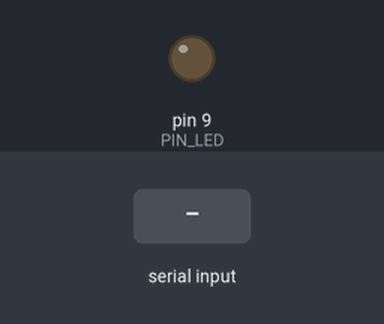
The sketch below on a simulated Arduino Uno, built with avr-gcc and run on an emulated ATmega328P. Parts: output pins drawn as LEDs (lit = HIGH). Inputs (shaded band) come from the test bench. What the sketch prints to the serial monitor is not drawn.

Above: at 1.2 s.
1.3 s: "o" received over Serial
At 2.0 s:
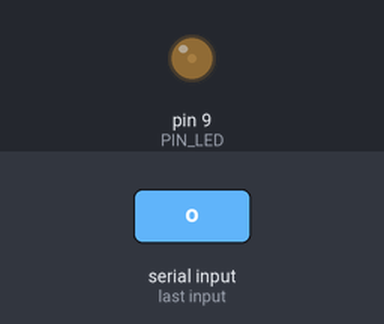
2.8 s: "o" received over Serial
At 3.2 s:
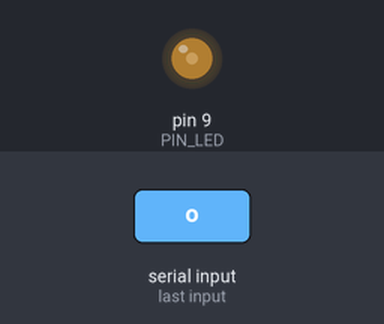
Timing chart, 0 to 5.8 s (numbered marks = the images above; inputs shaded):
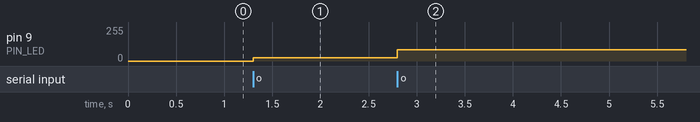

Measured:
- after the input at 1.3 s, pin 9 (PIN_LED): 0/255 → 25/255 at once
- after the input at 2.8 s, pin 9 (PIN_LED): 25/255 → 85/255 at once

The sketch:

light_control.ino
```cpp
enum event {
  ON,
  OFF
};

typedef enum light_state{
  LIGHT_OFF,
  LIGHT_DIM,
  LIGHT_MED,
  LIGHT_FULL
} light_state_t;

#define PIN_LED 9
#define LIGHT_BRIGHT_DIM  25
#define LIGHT_BRIGHT_MED  85
#define LIGHT_BRIGHT_FULL 255
#define LIGHT_BRIGHT_OFF  0

light_state_t current_state = LIGHT_OFF;


void light_state_machine(uint8_t event);
void light_change_intensity(uint8_t pin, uint8_t intensity);
void run_entry_action(light_state_t state);

void setup() {
  // put your setup code here, to run once:
  Serial.begin(115200);
  Serial.println("Light control application");
}

void loop() {
  uint8_t event;
  // put your main code here, to run repeatedly:
  if(Serial.available() > 0) {
    event = Serial.read();
    if(event == 'o'){
      light_state_machine(ON);
    }else if(event == 'x'){
      light_state_machine(OFF);
    }
  }
}

void light_state_machine(uint8_t event)
{
  switch(current_state)
  {
    case LIGHT_OFF:{
      switch(event){
        case ON:{
          light_change_intensity(PIN_LED, LIGHT_BRIGHT_DIM);
          current_state = LIGHT_DIM;
          break;
        }
      }
      break;
    }
    case LIGHT_DIM:{
      switch(event){
        case ON:{
          light_change_intensity(PIN_LED, LIGHT_BRIGHT_MED);
          current_state = LIGHT_MED;
          break;
        }
        case OFF:{
          light_change_intensity(PIN_LED, LIGHT_BRIGHT_OFF);
          current_state = LIGHT_OFF;
          break;
        }
      }
      break;
    }
    case LIGHT_MED:{
      switch(event){
        case ON:{
          light_change_intensity(PIN_LED, LIGHT_BRIGHT_FULL);
          current_state = LIGHT_FULL;
          break;
        }
        case OFF:{
          light_change_intensity(PIN_LED, LIGHT_BRIGHT_OFF);
          current_state = LIGHT_OFF;
          break;
        }
      }
      break;
    }
    case LIGHT_FULL:{
      switch(event){
        case ON:{
          light_change_intensity(PIN_LED, LIGHT_BRIGHT_DIM);
          current_state = LIGHT_DIM;
          break;
        }
        case OFF:{
          light_change_intensity(PIN_LED, LIGHT_BRIGHT_OFF);
          current_state = LIGHT_OFF;
          break;
        }
      }
      break;
    }
  }
}

void light_change_intensity(uint8_t pin, uint8_t intensity)
{
  analogWrite(pin, intensity);
}
```
